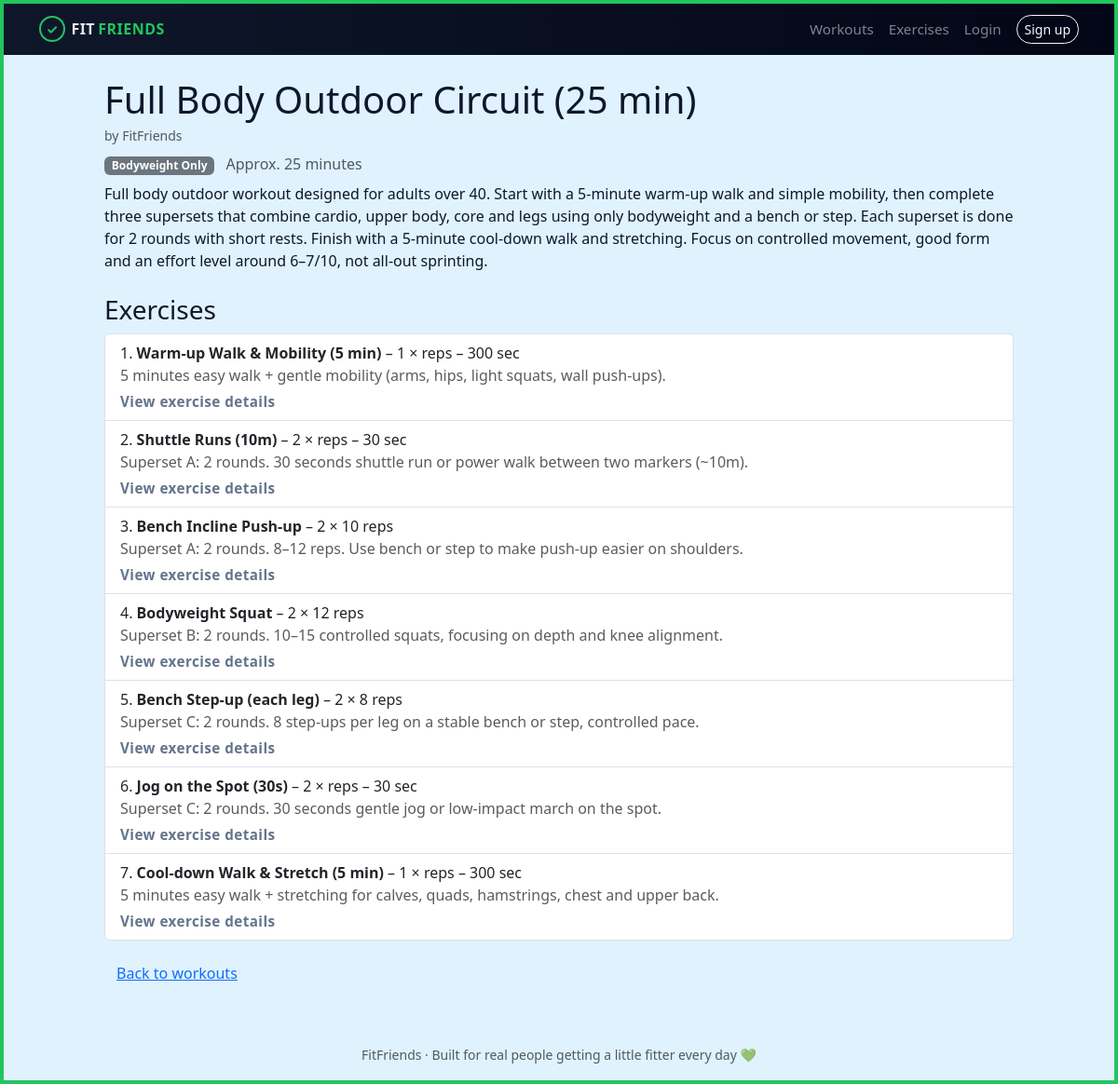
Screenshot of /workouts/1/ with the database file from the repository.
### tracker/models.py (models this page shows, shortened)
class Workout(models.Model):
    CATEGORY_CHOICES = [
        ('cardio', 'Cardio'),
        ('full_body_strength', 'Full Body Strength'),
        ('upper_body_strength', 'Upper Body Strength'),
        ('lower_body_strength', 'Lower Body Strength'),
        ('mobility', 'Mobility / Stretching'),
        ('bodyweight', 'Bodyweight Only'),
    ]
    name = models.CharField(max_length=150)
    description = models.TextField(blank=True)
    total_time_minutes = models.IntegerField(
        null=True,
        blank=True,
        help_text="Approximate time in minutes"
    )
    difficulty = models.CharField(
        max_length=20,
        choices=[
            ('easy', 'Easy'),
            ('moderate', 'Moderate'),
            ('hard', 'Hard'),
        ],
        default='easy'
    )
    category = models.CharField(
        max_length=50,
        choices=CATEGORY_CHOICES,
        default='cardio',
    )
    video_url = models.URLField(
        blank=True,
        help_text="Link to a video explaining or demonstrating this workout."
    )
    created_by = models.ForeignKey(
        User,
        on_delete=models.SET_NULL,
        null=True,
        blank=True,
        related_name='workouts_created'
    )
    is_approved = models.BooleanField(default=True)
    created_at = models.DateTimeField(auto_now_add=True)
    exercises = models.ManyToManyField(
        Exercise,
        through='WorkoutExercise',
        related_name='workouts'
    )
    def author_name(self):
        return "FitFriends"

class WorkoutExercise(models.Model):
    workout = models.ForeignKey(Workout, on_delete=models.CASCADE)
    exercise = models.ForeignKey(Exercise, on_delete=models.CASCADE)
    order = models.PositiveIntegerField(default=1)
    sets = models.PositiveIntegerField(null=True, blank=True)
    reps = models.PositiveIntegerField(null=True, blank=True)
    duration_seconds = models.PositiveIntegerField(
        null=True, blank=True,
        help_text="For timed exercises like planks, in seconds"
    )
    notes = models.CharField(max_length=200, blank=True)
    class Meta:
        ordering = ['order']
        unique_together = ('workout', 'exercise', 'order')

class Exercise(models.Model):
    name = models.CharField(max_length=150)
    muscle_group = models.CharField(max_length=100, blank=True)
    equipment = models.CharField(max_length=100, blank=True)
    description = models.TextField(blank=True)
    video_url = models.URLField(blank=True)
    created_by = models.ForeignKey(
        User,
        on_delete=models.SET_NULL,
        null=True,
        blank=True,
        related_name='exercises_created'
    )
    is_approved = models.BooleanField(default=True)

### tracker/views.py (the view)
# urls.py: path('workouts/<int:pk>/', views.workout_detail, name='workout_detail'),
def workout_detail(request, pk):
    workout = get_object_or_404(Workout, pk=pk, is_approved=True)
    workout_exercises = workout.workoutexercise_set.select_related('exercise').all()
    return render(request, 'tracker/workout_detail.html', {
        'workout': workout,
        'workout_exercises': workout_exercises,
    })

### tracker/templates/tracker/workout_detail.html (shortened to what this page needs)
{% extends "tracker/base.html" %}
{% block content %}
<h1 class="mb-1">{{ workout.name }}</h1>
<p class="text-muted mb-2 small">
  by {{ workout.author_name }}
</p>
<p class="mb-2">
  {% if workout.category %}
    <span class="badge bg-secondary">
      {{ workout.get_category_display }}
    </span>
  {% endif %}
  {% if workout.total_time_minutes %}
    <span class="ms-2 text-muted">
      Approx. {{ workout.total_time_minutes }} minutes
    </span>
  {% endif %}
</p>
{% if workout.description %}
  <p class="mb-3">{{ workout.description }}</p>
{% endif %}
<h3 class="mt-4">Exercises</h3>
<ol class="list-group list-group-numbered">
  {% for we in workout_exercises %}
    <li class="list-group-item">
      <strong>{{ we.exercise.name }}</strong>
      {% if we.sets or we.reps %}
        – {{ we.sets|default:"" }}{% if we.sets %} ×{% endif %} {{ we.reps|default:"" }} reps
      {% endif %}
      {% if we.duration_seconds %}
        – {{ we.duration_seconds }} sec
      {% endif %}
      {% if we.notes %}
        <div class="text-muted">{{ we.notes }}</div>
      {% endif %}
      <div class="mt-1">
        <a href="{% url 'exercise_detail' we.exercise.pk %}" class="exercise-link">
          View exercise details
        </a>
      </div>
    </li>
  {% empty %}
    <li class="list-group-item">No exercises added yet.</li>
  {% endfor %}
</ol>
<p class="mt-3">
  <a href="{% url 'workout_list' %}" class="btn btn-link">Back to workouts</a>
</p>
{% endblock %}

### tracker/templates/tracker/base.html (shortened to what this page needs)
{% load static %}
<!doctype html>
<html lang="en">
  <head>
    <link
      href="https://cdn.jsdelivr.net/npm/bootstrap@5.3.3/dist/css/bootstrap.min.css"
      rel="stylesheet"
    >
    <link rel="stylesheet" href="{% static 'tracker/style.css' %}">
  </head>
  <body>
    <div class="ff-shell">
      <nav class="navbar navbar-expand-lg navbar-dark mb-4">
        <div class="container">
          <a class="navbar-brand ff-logo" href="{% url 'home' %}">
            <span class="ff-logo-icon">✓</span>
            <span class="ff-logo-text">
            <span class="ff-logo-fit">Fit</span>
            <span class="ff-logo-friends">Friends</span>
            </span>
          </a>
          <div class="collapse navbar-collapse justify-content-end" id="ffNavbar">
            <ul class="navbar-nav align-items-center">
              <li class="nav-item">
                <a class="nav-link" href="{% url 'workout_list' %}">Workouts</a>
              </li>
              <li class="nav-item">
                <a class="nav-link" href="{% url 'exercise_list' %}">Exercises</a>
              </li>
              {% if request.user.is_authenticated %}
                <li class="nav-item">
                  <a class="nav-link" href="{% url 'dashboard' %}">Dashboard</a>
                </li>
                <li class="nav-item">
                  <a class="nav-link" href="{% url 'suggest_workout' %}">Suggest workout</a>
                </li>
                <li class="nav-item">
                  <a class="nav-link" href="{% url 'suggest_exercise' %}">Suggest exercise</a>
                </li>
                <li class="nav-item ms-3">
                  <a class="nav-link" href="{% url 'logout' %}">Logout</a>
                </li>
              {% else %}
                <li class="nav-item">
                  <a class="nav-link" href="{% url 'login' %}">Login</a>
                </li>
                <li class="nav-item ms-2">
                  <a class="btn btn-sm btn-outline-light" href="{% url 'signup' %}">Sign up</a>
                </li>
              {% endif %}
            </ul>
          </div>
        </div>
      </nav>
      <main class="ff-main">
        <div class="container" style="max-width: 1000px;">
          {% block content %}{% endblock %}
        </div>
      </main>
      <footer class="py-3 mt-4 text-center text-muted">
        <small>FitFriends &middot; Built for real people getting a little fitter every day 💚</small>
      </footer>
    </div>
  </body>
</html>

### tracker/static/tracker/style.css (style rules this page uses)
body { font-family: system-ui, -apple-system, BlinkMacSystemFont, "Segoe UI", sans-serif; background: radial-gradient(circle at top left, #e0f2fe 0, #f5f7fb 35%, #f8fafc 100%); color: #0f172a; min-height: 100vh; border: 4px solid #22c55e; background: #e0f2fe !important; }
.ff-shell { min-height: 100vh; display: flex; flex-direction: column; }
.ff-main { flex: 1; }
.ff-logo { display: flex; align-items: center; gap: 0.4rem; font-weight: 700; letter-spacing: 0.06em; text-transform: uppercase; font-size: 1rem; text-decoration: none; }
.ff-logo-icon { width: 28px; height: 28px; border-radius: 999px; border: 2px solid #22c55e; display: flex; align-items: center; justify-content: center; font-size: 0.9rem; color: #22c55e; background: rgba(15, 23, 42, 0.95); box-shadow: 0 4px 10px rgba(15, 23, 42, 0.5); }
.ff-logo-text { display: inline-flex; align-items: baseline; }
.ff-logo-fit { color: #e5e7eb; }
.ff-logo-friends { color: #22c55e; margin-left: 0.2rem; }
.navbar { background: linear-gradient(90deg, #0f172a, #020617); }
.navbar-brand { font-weight: 700; letter-spacing: 0.03em; }
.navbar .nav-link { font-size: 0.95rem; opacity: 0.9; }
.btn-outline-light { border-radius: 999px; }
.exercise-link { font-size: 0.95rem; font-weight: 600; letter-spacing: 0.03em; color: #64748b; text-decoration: none; }

### rows the page displays
Workout: name "Full Body Outdoor Circuit (25 min)", author_name "FitFriends", category "Bodyweight Only", total_time_minutes "25", description "Full body outdoor workout designed for adults over 40. Start with a 5-minute warm-up walk and simple mobility, then complete three supersets that combine cardio, upper body, core and legs using only bodyweight and a bench or step. Each superset is done for 2 rounds with short rests. Finish with a 5-minute cool-down walk and stretching. Focus on controlled movement, good form and an effort level around 6–7/10, not all-out sprinting."
WorkoutExercise: exercise.name "Warm-up Walk & Mobility (5 min)", sets "1", duration_seconds "300", notes "5 minutes easy walk + gentle mobility (arms, hips, light squats, wall push-ups)."
WorkoutExercise: exercise.name "Shuttle Runs (10m)", sets "2", duration_seconds "30", notes "Superset A: 2 rounds. 30 seconds shuttle run or power walk between two markers (~10m)."
WorkoutExercise: exercise.name "Bench Incline Push-up", sets "2", reps "10", notes "Superset A: 2 rounds. 8–12 reps. Use bench or step to make push-up easier on shoulders."
WorkoutExercise: exercise.name "Bodyweight Squat", sets "2", reps "12", notes "Superset B: 2 rounds. 10–15 controlled squats, focusing on depth and knee alignment."
WorkoutExercise: exercise.name "Bench Step-up (each leg)", sets "2", reps "8", notes "Superset C: 2 rounds. 8 step-ups per leg on a stable bench or step, controlled pace."
WorkoutExercise: exercise.name "Jog on the Spot (30s)", sets "2", duration_seconds "30", notes "Superset C: 2 rounds. 30 seconds gentle jog or low-impact march on the spot."
WorkoutExercise: exercise.name "Cool-down Walk & Stretch (5 min)", sets "1", duration_seconds "300", notes "5 minutes easy walk + stretching for calves, quads, hamstrings, chest and upper back."
